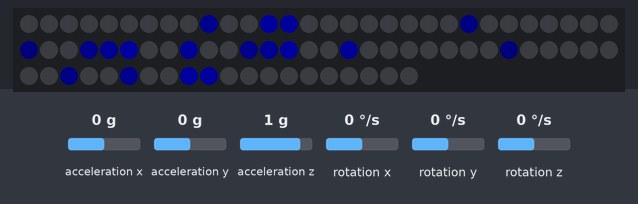
Simulated run of this sketch. Board: Arduino Uno, built with avr-gcc and run on an emulated ATmega328P. On the bench: 80 RGB LEDs in strip order, left to right, continuing on the next row. The test bench sets the inputs (shaded band); at power-on: acceleration x 0 g, acceleration y 0 g, acceleration z 1 g, rotation x 0 °/s, rotation y 0 °/s, rotation z 0 °/s. Dim RGB values are drawn brighter than linear; random numbers use the default seed unless the sketch sets one.

Above: at 4.2 s.
4.3 s: acceleration x set to -0.8 g
At 5.2 s:
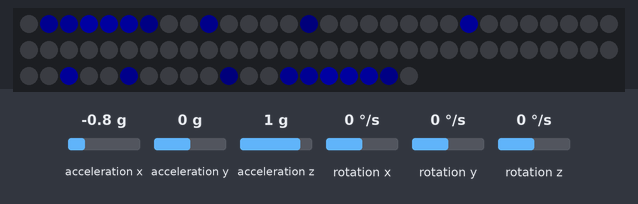
5.8 s: acceleration x set to 0.1 g
At 6.11 s:
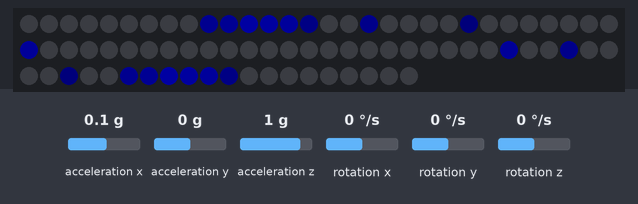
7.5 s: acceleration y set to 0.8 g
At 8.3 s:
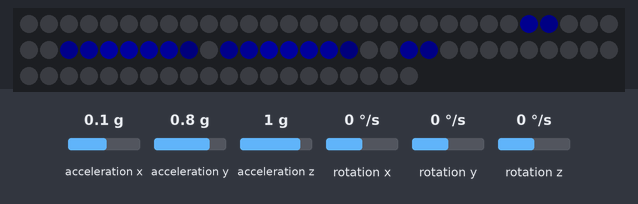
9.0 s: acceleration y set to -1.1 g
Timing chart, 0 to 11.5 s (numbered marks = the images above; inputs shaded):
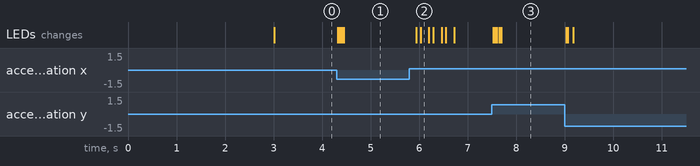

The sketch:

grav_balls2.ino
```cpp
  /*
 *
 * This code is basic usage MPU-6050 Accelerometer and Gyroscope
 * Running this code you will get angles only.
 * The Angles at X, Y and Z are displayed on LCD1602-I2C display module
 *
 * Library and code have been taken from:
 * https://github.com/tockn/MPU6050_tockn
 *
 * Updated by Ahmad Shamshiri on July 05, 2018 at 22:19 in Ajax, Ontario, Canada
 * for Robojax.com
 * Get this code from Robojax.com
 * Watch video instruction for this code at:https://youtu.be/uIz6WIis4dc
 *
 * You will need to watch 2 videos before following the instruction in this video:
 * 1-MPU6050 Introduction video and code: https://youtu.be/uhh7ik02aDc
 * 2-LCD1602 with I2C module video and code https://youtu.be/q9YC_GVHy5A
 */
#include <MPU6050_tockn.h>
#include <Wire.h>
#include <Adafruit_NeoPixel.h>

#define LED_PIN 6
#define LED_COUNT 80
Adafruit_NeoPixel strip(LED_COUNT, LED_PIN, NEO_GRB + NEO_KHZ800);
long currentHue = 43000;

float angle_pitch_output;
float angle_roll_output;
float angle_turn_output;

int r;
int g;
int b;


float nPixelX[10];
float nPixelY[10];

float oldNpixelX[10];

float oldNpixelY[10];


int pixelX = 3;
int pixelY = 4;

int tempX = 3;
int tempY = 4;


MPU6050 mpu6050(Wire);

//#include <LiquidCrystal_I2C.h>
// Set the LCD address to 0x27 for a 16 chars and 2 line display
//LiquidCrystal_I2C lcd(0x27, 16, 2);

void setup() {
   Serial.begin(9600);


  strip.begin();           // INITIALIZE NeoPixel strip object (REQUIRED)
  strip.show();            // Turn OFF all pixels ASAP
  strip.setBrightness(50); // Set BRIGHTNESS to about 1/5 (max = 255)
/*
      for (int i=0; i<40; i++){
        strip.setPixelColor( i, strip.ColorHSV( 0,255,100) ) ;         //  Set pixel's color (in RAM)
        }
      strip.show();
*/

  for (int i=0;i<10;i++){
      nPixelY[i] = random(0,4);
      nPixelX[i] = random(0,7);
      oldNpixelY[i] = -1;
      oldNpixelX[i] = -1;
    }
/*
strip.setPixelColor( 20, strip.ColorHSV( 0,255,100) ) ;
strip.setPixelColor( 45, strip.ColorHSV( 0,255,100) ) ;
strip.setPixelColor( 60, strip.ColorHSV( 0,255,100) ) ;
strip.setPixelColor( 70, strip.ColorHSV( 0,255,100) ) ;

strip.show();
*/
  Wire.begin();
  mpu6050.begin();

  mpu6050.calcGyroOffsets(true);


}

void loop() {

    mpu6050.update();
    angle_pitch_output = mpu6050.getAngleX();
    angle_roll_output = mpu6050.getAngleY();
    angle_turn_output = mpu6050.getAngleZ();

    for (int i=0;i<10;i++){


      int oldX = round(nPixelX[i]);
      int oldY = round(nPixelY[i]);;

      placeOnStrip(oldX,oldY, -1,40);
      placeOnStrip(oldX,4-oldY, -1,0);

      float tOldNPixelY = nPixelY[i];
      float tOldNPixelX = nPixelX[i];


      nPixelY[i] = nPixelY[i] + (angle_roll_output / 90)*.6;
      if (nPixelY[i] > 4){
        nPixelY[i] = 4;
      }
      if (nPixelY[i] < 0){
        nPixelY[i] = 0;
      }

      nPixelX[i] = nPixelX[i] - (angle_pitch_output / 90)*.6;
      if (nPixelX[i] > 7){
        nPixelX[i] = 7;
      }
      if (nPixelX[i] < 0){
        nPixelX[i] = 0;
      }

      tempY = round(nPixelY[i]);
      tempX = round(nPixelX[i]);

      if (isEmptySpot(tempX, tempY)){
        pixelX = tempX;
        pixelY = tempY;
        oldNpixelX[i] = -1;
        oldNpixelY[i] = -1;
      }
      else{
        oldNpixelX[i] = tOldNPixelX;
        oldNpixelY[i] = tOldNPixelY;

        pixelY = oldY;
        pixelX = oldX;
      }

      placeOnStrip(pixelX,pixelY, i, 40);
      placeOnStrip(pixelX,4-pixelY, i, 0);


    }


    //CHECK TO SEE IF SLOTS HAVE OPENED UP!
    for (int i=0;i<10;i++){
      if (oldNpixelX[i] > -1){
        tempY = round(nPixelY[i]);
        tempX = round(nPixelX[i]);
        if (isEmptySpot(tempX, tempY) ){


          int rX = round(oldNpixelX[i]);
          int rY = round(oldNpixelY[i]);

          placeOnStrip(rX,rY, -1, 40);
          placeOnStrip(rX,4-rY, -1, 0);


          placeOnStrip(tempX,tempY, i, 40);
          placeOnStrip(tempX,4-tempY, i, 0);


          oldNpixelX[i] = -1;
          oldNpixelY[i] = -1;

          }
        else{
          nPixelY[i] = oldNpixelY[i];
          nPixelX[i] = oldNpixelX[i];
          oldNpixelY[i] = -1;
          oldNpixelX[i] = -1;
          }
      }
    }

    strip.show();

}// loop end


void placeOnStrip(int x, int y, int pBrightness, int displacement){

    int plotPos = x + (y*8);
    if (pBrightness>-1){
      strip.setPixelColor( plotPos + displacement , strip.Color( 0,0,(pBrightness*20)) ) ;
    }
    else{
      strip.setPixelColor( plotPos + displacement , strip.Color( 0,0,0 ) );
      }
  }

bool isEmptySpot(int x, int y){
    int plotPos = x + (y*8);

    if ( strip.getPixelColor( plotPos + 40 ) > 0){
      return false;
    }
    else{
      return true;
    }

  }
```

Measured:
- after the input at 4.3 s, the LEDs: first change at once (image 1 shows a later state)
- after the input at 5.8 s, the LEDs: first change after 0.14 s (image 2 shows a later state)
- after the input at 7.5 s, the LEDs: first change at once (image 3 shows a later state)
